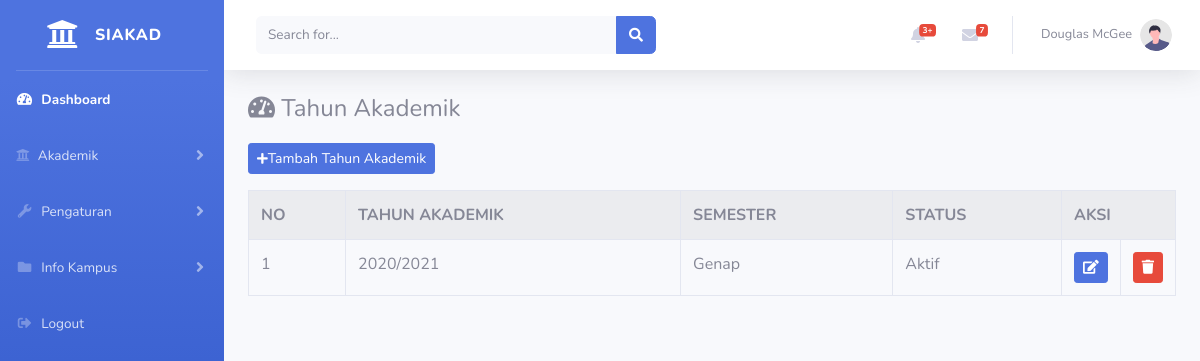
The page /index.php/administrator/tahun_akademik on the database its author committed.
### tables this page shows
CREATE TABLE `tahun_akademik` (
  `id_thn_akad` int(11) NOT NULL,
  `tahun_akademik` varchar(20) NOT NULL,
  `semester` varchar(20) NOT NULL,
  `status` varchar(20) NOT NULL
);

### application/controllers/administrator/tahun_akademik.php (called while the page is built, shortened)
<?php
class Tahun_akademik extends CI_Controller{
	public function index(){
		$data['tahun_akademik'] = $this->tahunakademik_model->tampil_data('tahun_akademik')->result();
		$this->load->view('templates_administrator/header');
		$this->load->view('templates_administrator/sidebar');
		$this->load->view('administrator/tahun_akademik', $data);
		$this->load->view('templates_administrator/footer');
	}
}

### index.php (called while the page is built, shortened)
<?php
require_once BASEPATH.'core/CodeIgniter.php';

### application/models/tahunakademik_model.php (called while the page is built, shortened)
<?php
class Tahunakademik_model extends CI_Model{
	public function tampil_data($table){
		return $this->db->get($table);
	}
}

### application/views/administrator/tahun_akademik.php (the view, shortened to what this page needs)
<div class="container-fluid">
	<h4>
        <i class="fas fa-tachometer-alt mb-3"></i> Tahun Akademik
    </h4>
    <a href="<?= base_url('administrator/tahun_akademik/tambah_tahun_akademik') ?>" class="btn btn-sm btn-primary mb-3"><i class="fas fa-sm fa-plus"></i>Tambah Tahun Akademik</a>
	<table class="table table-bordered table-striped table-hover">
		<tr>
			<th>NO</th>
			<th>TAHUN AKADEMIK</th>
			<th>SEMESTER</th>
			<th>STATUS</th>
			<th colspan="2">AKSI</th>
		</tr>
		<?php $i = 1;
		foreach($tahun_akademik as $taka) : ?>
		<tr>
			<td><?= $i++ ?></td>
			<td><?= $taka->tahun_akademik ?></td>
			<td><?= $taka->semester ?></td>
			<td><?= $taka->status ?></td>
			<td width="20px">
    			<a href="<?= base_url('administrator/tahun_akademik/update/').$taka->id_thn_akad ?>" class="btn btn-sm btn-primary"><i class="fa fa-edit"></i></a>
    		</td>
    		<td width="20px">
    			<a href="<?= base_url('administrator/tahun_akademik/delete/').$taka->id_thn_akad ?>" class="btn btn-sm btn-danger"><i class="fa fa-trash"></i></a>
    		</td>
		</tr>
		<?php endforeach; ?>
	</table>
</div>

### rows shown on the page
tahun_akademik: tahun_akademik "2020/2021", semester "Genap", status "Aktif"
